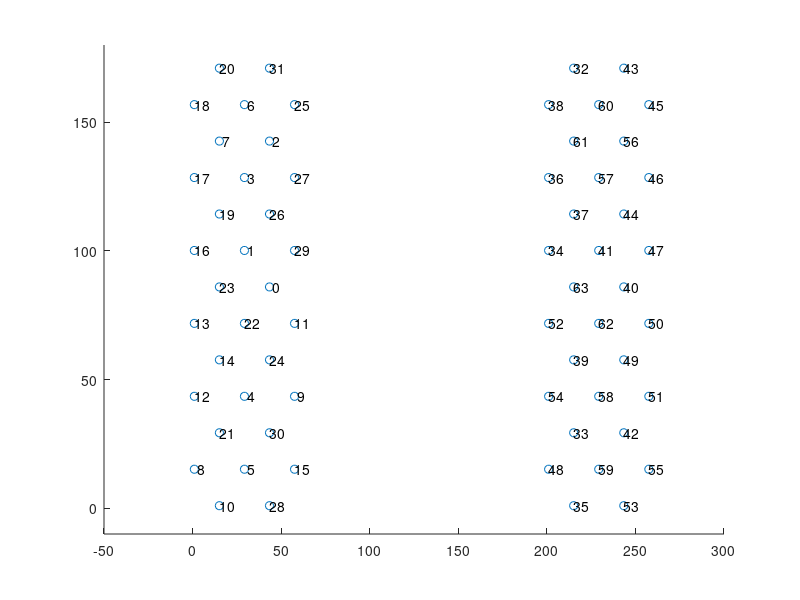

Recreate this plot in MATLAB. (Note: this script raises an error after producing the figure.)
%% prep for making 64 channel map 
% directionality:
%   starting in the bottom left corner, going up the column, up the next,
%   etc etc. 
%   start everything at (1,1) 
%   um scale
%
% ALP 9/11/2020

% to use: copy expressions into kilosort 
% NJ 11/16/21 - adapted Abby's channel map for SpikeGadgets system 

fs = 30000; 
numChan = 64; 
connected = ones(numChan, 1);

%% x coords
%   contacts are in squares of 20um sides so distance horizontally in each row
%   is a^2+b^2 = c^2 -> sqrt(20^2+20^2) = sqrt(800)
%   max distance is 3 contacts/row so max distance is sqrt(800)*2
%   knowing evenly spaced distance between each is sqrt(800)*2/4 or
%   sqrt(800)/2

xc = [ ...
    ones(6,1); ...
    sqrt(800)/2+ones(7,1); sqrt(800)/2*2+ones(6,1); ...
    sqrt(800)/2*3+ones(7,1); sqrt(800)/2*4+ones(6,1); ... %end shank 1
    200+ones(6,1); %point to point is 200um, so add 200
    200+sqrt(800)/2+ones(7,1); 200+sqrt(800)/2*2+ones(6,1); ...
    200+sqrt(800)/2*3+ones(7,1); 200+sqrt(800)/2*4+ones(6,1) ... %end shank 2
    ];

%unwrapped for copying
% [ones(6,1); sqrt(800)/2+ones(7,1); sqrt(800)/2*2+ones(6,1); sqrt(800)/2*3+ones(7,1); sqrt(800)/2*4+ones(6,1); 200+ones(6,1); 200+sqrt(800)/2+ones(7,1); 200+sqrt(800)/2*2+ones(6,1); 200+sqrt(800)/2*3+ones(7,1); 200+sqrt(800)/2*4+ones(6,1)]

%% y coords
%   contacts are in 13 rows with length of 170um
%   so each row is 170/12 um apart from each other

yc = [ ...
    1+(170/12):170/12*2:171-(170/12) 1:170/12*2:170+1 ...
    1+(170/12):170/12*2:171-(170/12) 1:170/12*2:170+1 ...
    1+(170/12):170/12*2:171-(170/12) ... %end shank 1
    1+(170/12):170/12*2:171-(170/12) 1:170/12*2:170+1 ...
    1+(170/12):170/12*2:171-(170/12) 1:170/12*2:170+1 ...
    1+(170/12):170/12*2:171-(170/12) ... % end shank 2
    ]';

%unwrapped for copying
%[1+(170/12):170/12*2:171-(170/12) 1:170/12*2:170+1 1+(170/12):170/12*2:171-(170/12) 1:170/12*2:170+1 1+(170/12):170/12*2:171-(170/12) 1+(170/12):170/12*2:171-(170/12) 1:170/12*2:170+1 1+(170/12):170/12*2:171-(170/12) 1:170/12*2:170+1 1+(170/12):170/12*2:171-(170/12)]


%% k coords
%currently unused by kilosort2, per the issues section it seems that if the
%channels are sufficiently far apart it wont use them together, read the
%issues section for more details

kc = [1*ones(32,1); 2*ones(32,1)] ;

%% channel map
%from my intan channel mapping, following the same order I made the
%coordinates in, starting from bottom left of shank 1, working up and then
%up the next column. start at bottom left of shank 2 as well

chmapShank1 = [ ...
    8 12 13 16 17 18 ...
    10 21 14 23 19 7 20 ...
    5 4 22 1 3 6 ...
    28 30 24 0 26 2 31 ...
    15 9 11 29 27 25 ...
    ]; %end shank 1

chmapShank2 = [ ...
    48 54 52 34 36 38 ...
    35 33 39 63 37 61 32 ...
    59 58 62 41 57 60 ...
    53 42 49 40 44 56 43 ...
    55 51 50 47 46 45 ...
    ]; %end shank 2

chanMap0 = [chmapShank1'; chmapShank2'];
chanMap1 = chanMap0+1; %1 based


%% plot to check
% looks good NJ 11/16/21 - shows hwChan numbers (0-based) per probe location

scatter(xc,yc)
ylim([-10 180])
xlim([-50 300])

hold on; 
text(xc,yc,num2str(chanMap0))

%% rearrange chanMap (hwChan; 0-based) in the order of nTrodeID (1-64)
temp = [xc, yc, kc, chanMap0]; 
temp2 = nan(size(temp)); 

nTrodeID = 1:numChan; %goes from 1-64
for nt = 1:length(nTrodeID)
    idx = find(chanMap0 == nTrodeID(nt) - 1); 
    temp2(nt,:) = temp(idx, :); 
end
xcoords = temp2(:,1); 
ycoords = temp2(:,2); 
kcoords = temp2(:,3); 
chanMap0ind = temp2(:,4); 
chanMap = chanMap0ind + 1; 


%% save the map 
savedir = '\\ad.gatech.edu\bme\labs\singer\Nuri\Code\kilosort2-pipeline\kilosort2-pipeline';
save(fullfile(savedir, 'A64Poly5_SpikeGadgetsChanMap_200213.mat'), 'chanMap','chanMap0ind','fs','kcoords','xcoords','ycoords','connected')
